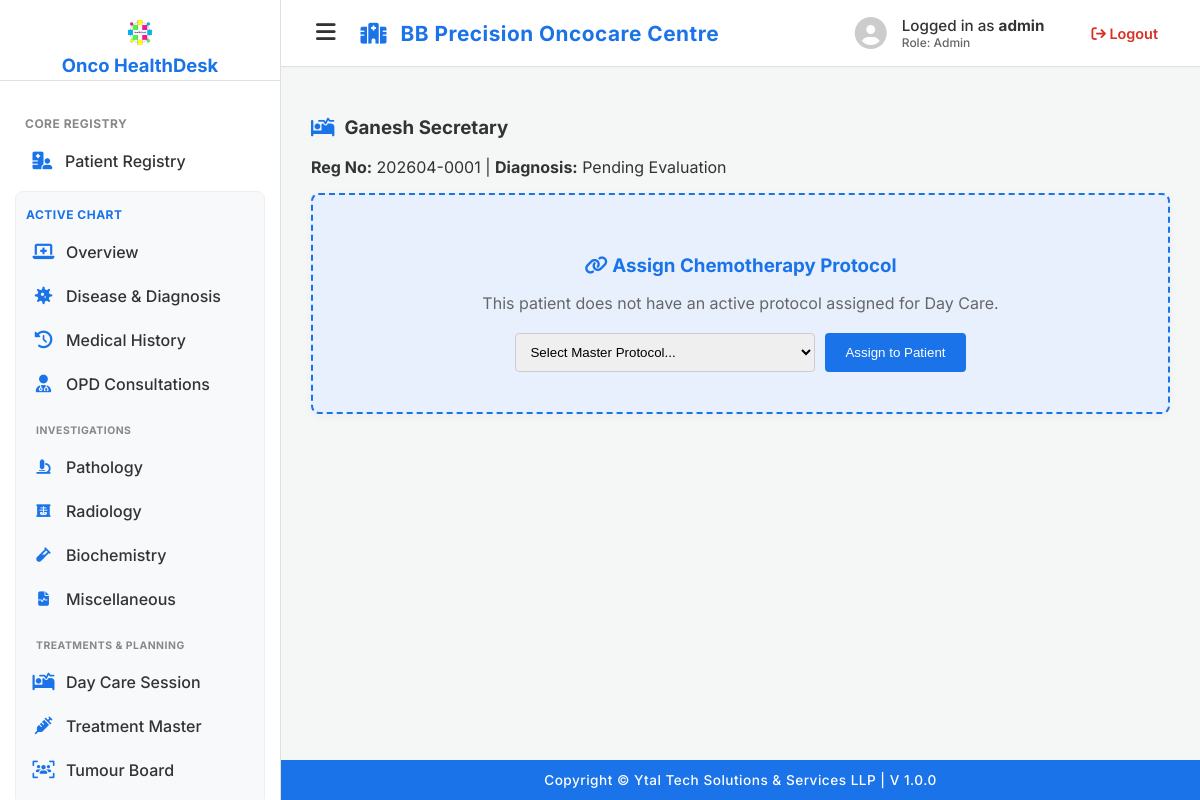
Page /patient/1/day_care (signed in) on the earlier database version.
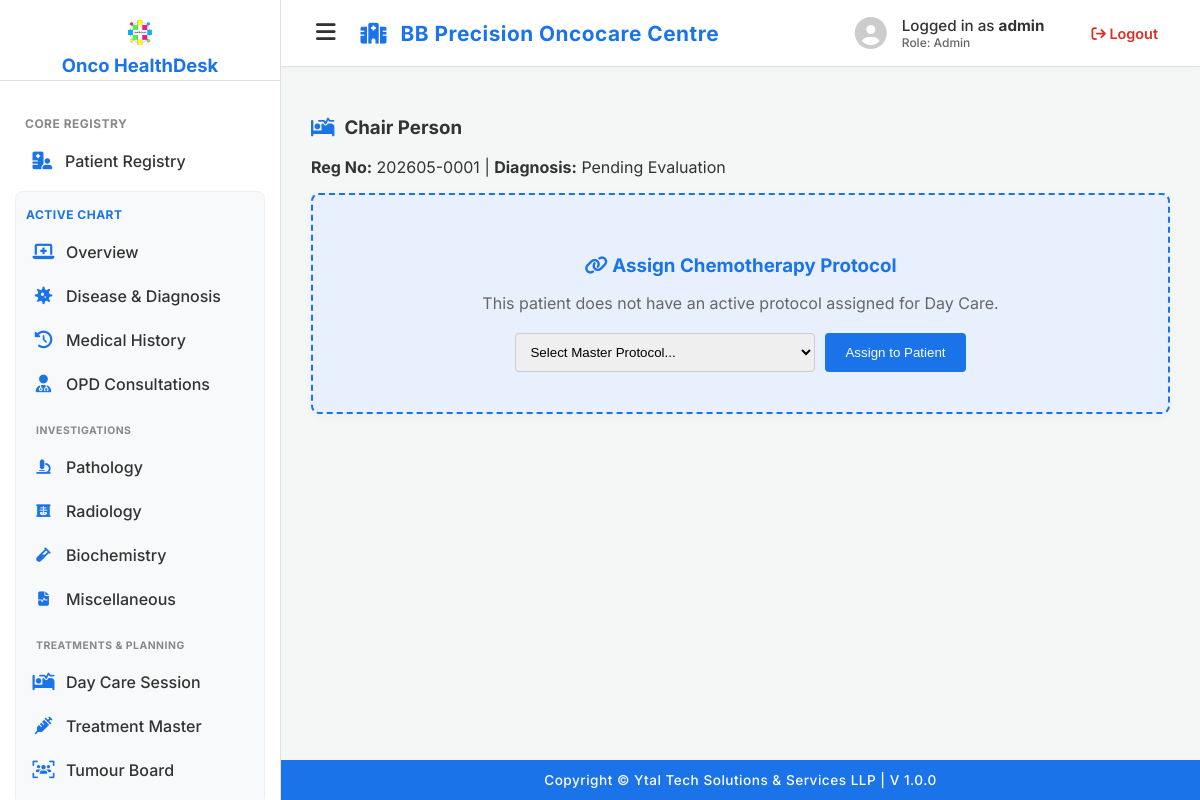
Same page on the later database version.
### app.py (models this page shows, shortened)
class Patient(db.Model):
    id = db.Column(db.Integer, primary_key=True)
    registration_number = db.Column(db.String(20), unique=True, nullable=False)
    first_name, middle_name, last_name = db.Column(db.String(50), nullable=False), db.Column(db.String(50)), db.Column(db.String(50), nullable=False)
    dob, gender, blood_group, religion, education = db.Column(db.Date, nullable=False), db.Column(db.String(10), nullable=False), db.Column(db.String(5)), db.Column(db.String(50)), db.Column(db.String(50))
    mobile_number, alt_mobile_number, email = db.Column(db.String(15), nullable=False), db.Column(db.String(15)), db.Column(db.String(120))
    id_proof, id_proof_number = db.Column(db.String(50)), db.Column(db.String(50))
    emg_contact_name, emg_contact_mobile, emg_contact_email = db.Column(db.String(100)), db.Column(db.String(15)), db.Column(db.String(120))
    address_house, address_society, address_area, address_city, address_state, address_country, address_pincode = db.Column(db.String(100)), db.Column(db.String(100)), db.Column(db.String(100)), db.Column(db.String(50)), db.Column(db.String(50)), db.Column(db.String(50)), db.Column(db.String(20))
    ref_physician_name, ref_physician_contact = db.Column(db.String(100)), db.Column(db.String(15))
    primary_diagnosis, created_on = db.Column(db.String(200), default="Pending Evaluation"), db.Column(db.DateTime, default=datetime.utcnow)
    medical_history = db.relationship('MedicalHistory', backref='patient', uselist=False)
    opd_visits = db.relationship('OpdConsultation', backref='patient', lazy=True, order_by="OpdConsultation.visit_date.desc()")
    pathology_records = db.relationship('PathologyRecord', backref='patient', lazy=True, order_by="PathologyRecord.record_date.desc()")
    radiology_records = db.relationship('RadiologyRecord', backref='patient', lazy=True, order_by="RadiologyRecord.record_date.desc()")
    biochemistry_records = db.relationship('BiochemistryRecord', backref='patient', lazy=True, order_by="BiochemistryRecord.record_date.desc()")
    miscellaneous_records = db.relationship('MiscellaneousRecord', backref='patient', lazy=True, order_by="MiscellaneousRecord.record_date.desc()")
    disease_records = db.relationship('DiseaseDiagnosis', backref='patient', lazy=True, order_by="DiseaseDiagnosis.date_of_diagnosis.desc()")
    day_care_protocols = db.relationship('PatientProtocol', backref='patient', lazy=True, order_by="PatientProtocol.start_date.desc()")
    treatment_records = db.relationship('TreatmentRecord', backref='patient', lazy=True, order_by="TreatmentRecord.record_date.desc()")
    tumour_board_records = db.relationship('TumourBoardRecord', backref='patient', lazy=True, order_by="TumourBoardRecord.board_date.desc()")
    invoices = db.relationship('Invoice', backref='patient', lazy=True, order_by="Invoice.invoice_date.desc()")
    appointments = db.relationship('Appointment', backref='patient', lazy=True, order_by="Appointment.appointment_date.desc(), Appointment.appointment_time.desc()")

### app.py (the view, shortened to what this page needs)
@app.route('/patient/<int:patient_id>/day_care', methods=['GET', 'POST'])
@login_required
def day_care(patient_id):
    patient = Patient.query.get_or_404(patient_id)
    active_protocol = PatientProtocol.query.filter_by(patient_id=patient.id, status='Active').first()
    all_protocols = ChemoProtocol.query.all()
    next_cycle, next_day = 1, None
    historical_protocols = PatientProtocol.query.filter(
        PatientProtocol.patient_id == patient.id,
        PatientProtocol.status.in_(['Completed', 'Terminated'])
    ).order_by(PatientProtocol.id.desc()).all()
    return render_template('day_care_dashboard.html', patient=patient, active_protocol=active_protocol, all_protocols=all_protocols, next_cycle=next_cycle, next_day=next_day, historical_protocols=historical_protocols, user=session)

### app.py (called while the page is built)
def login_required(f):
    @wraps(f)
    def decorated_function(*args, **kwargs):
        if 'user_id' not in session: return redirect(url_for('login'))
        return f(*args, **kwargs)
    return decorated_function

### templates/day_care_dashboard.html (shortened to what this page needs)
{% extends "base_layout.html" %}
{% block content %}
<div class="patient-banner">
    <div class="patient-banner-data" style="width: 100%;">
        <h3><i class="fa-solid fa-bed-pulse" style="color: var(--primary-accent); margin-right: 10px;"></i>{{ patient.first_name }} {{ patient.last_name }}</h3>
        <p style="margin-top: 5px;"><strong>Reg No:</strong> {{ patient.registration_number }} | <strong>Diagnosis:</strong> {{ patient.primary_diagnosis }}</p>
    </div>
</div>
{% if not active_protocol %}
<div class="panel-card" style="text-align: center; padding: 40px; border: 2px dashed var(--primary-accent); background: #e8f0fe;">
    <h3 style="color: var(--primary-accent); margin-bottom: 15px;"><i class="fa-solid fa-link"></i> Assign Chemotherapy Protocol</h3>
    <p style="color: var(--text-muted); margin-bottom: 20px;">This patient does not have an active protocol assigned for Day Care.</p>
    <form action="{{ url_for('day_care', patient_id=patient.id) }}" method="POST" style="display: flex; justify-content: center; gap: 10px;">
        <select name="protocol_id" class="input-with-icon" style="width: 300px; padding: 10px; border: 1px solid #ccc; border-radius: 4px;" required>
            <option value="" disabled selected>Select Master Protocol...</option>
        </select>
        <button type="submit" name="assign_protocol" class="btn-primary">Assign to Patient</button>
    </form>
</div>
{% endif %}
{% endblock %}

Differences in the rows shown:
changed Patient "Pending Evaluation": first_name "Ganesh" → "Chair"; last_name "Secretary" → "Person"; registration_number "202604-0001" → "202605-0001"
